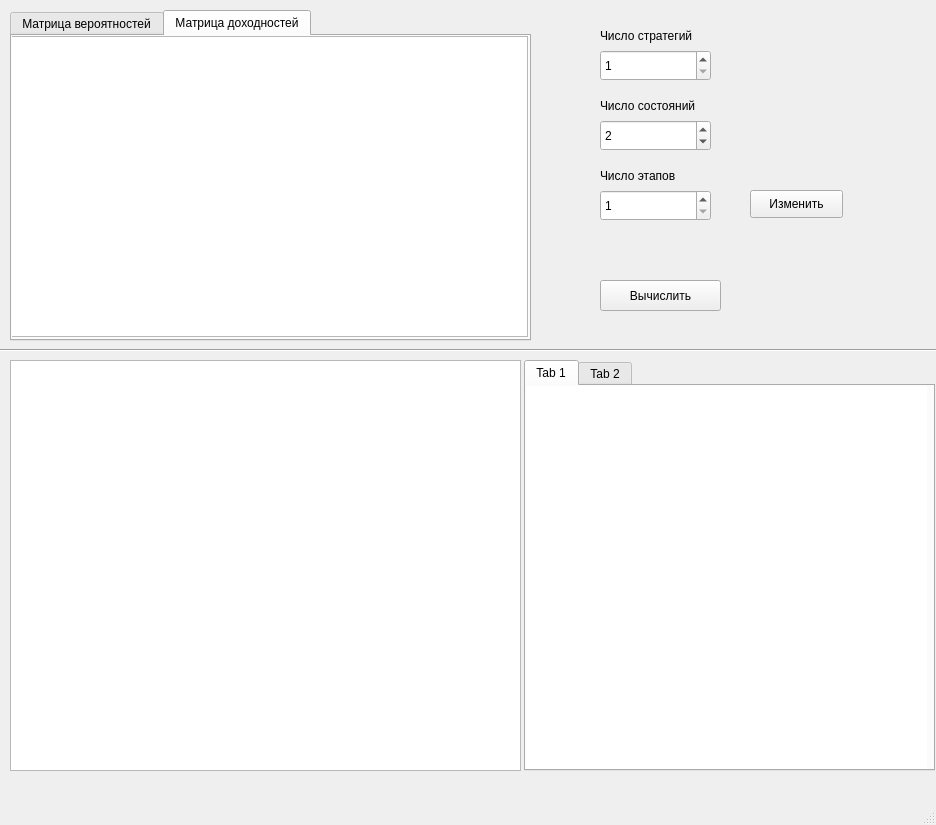
<?xml version="1.0" encoding="UTF-8"?>
<ui version="4.0">
 <class>MainWindow</class>
 <widget class="QMainWindow" name="MainWindow">
  <property name="geometry">
   <rect>
    <x>0</x>
    <y>0</y>
    <width>936</width>
    <height>825</height>
   </rect>
  </property>
  <property name="sizePolicy">
   <sizepolicy hsizetype="Fixed" vsizetype="Fixed">
    <horstretch>0</horstretch>
    <verstretch>0</verstretch>
   </sizepolicy>
  </property>
  <property name="maximumSize">
   <size>
    <width>936</width>
    <height>825</height>
   </size>
  </property>
  <property name="windowTitle">
   <string>MainWindow</string>
  </property>
  <widget class="QWidget" name="centralwidget">
   <widget class="QSpinBox" name="states_spinB">
    <property name="geometry">
     <rect>
      <x>600</x>
      <y>120</y>
      <width>111</width>
      <height>31</height>
     </rect>
    </property>
    <property name="minimum">
     <number>1</number>
    </property>
    <property name="value">
     <number>2</number>
    </property>
   </widget>
   <widget class="QSpinBox" name="strategys_spinB">
    <property name="geometry">
     <rect>
      <x>600</x>
      <y>50</y>
      <width>111</width>
      <height>31</height>
     </rect>
    </property>
    <property name="minimum">
     <number>1</number>
    </property>
   </widget>
   <widget class="QLabel" name="label">
    <property name="geometry">
     <rect>
      <x>600</x>
      <y>20</y>
      <width>121</width>
      <height>31</height>
     </rect>
    </property>
    <property name="text">
     <string>Число стратегий</string>
    </property>
   </widget>
   <widget class="QLabel" name="label_2">
    <property name="geometry">
     <rect>
      <x>600</x>
      <y>90</y>
      <width>121</width>
      <height>31</height>
     </rect>
    </property>
    <property name="text">
     <string>Число состояний</string>
    </property>
   </widget>
   <widget class="QLabel" name="label_3">
    <property name="geometry">
     <rect>
      <x>600</x>
      <y>160</y>
      <width>121</width>
      <height>31</height>
     </rect>
    </property>
    <property name="text">
     <string>Число этапов</string>
    </property>
   </widget>
   <widget class="QSpinBox" name="stages_spinB">
    <property name="geometry">
     <rect>
      <x>600</x>
      <y>190</y>
      <width>111</width>
      <height>31</height>
     </rect>
    </property>
    <property name="minimum">
     <number>1</number>
    </property>
   </widget>
   <widget class="QTabWidget" name="matrices_tw">
    <property name="geometry">
     <rect>
      <x>10</x>
      <y>10</y>
      <width>521</width>
      <height>331</height>
     </rect>
    </property>
    <property name="currentIndex">
     <number>1</number>
    </property>
    <widget class="QWidget" name="probability_matrix">
     <attribute name="title">
      <string>Матрица вероятностей</string>
     </attribute>
     <widget class="QTableView" name="probabilitys_table">
      <property name="geometry">
       <rect>
        <x>0</x>
        <y>0</y>
        <width>521</width>
        <height>301</height>
       </rect>
      </property>
      <attribute name="horizontalHeaderShowSortIndicator" stdset="0">
       <bool>true</bool>
      </attribute>
      <attribute name="horizontalHeaderStretchLastSection">
       <bool>true</bool>
      </attribute>
      <attribute name="verticalHeaderStretchLastSection">
       <bool>true</bool>
      </attribute>
     </widget>
    </widget>
    <widget class="QWidget" name="tab_2">
     <attribute name="title">
      <string>Матрица доходностей</string>
     </attribute>
     <widget class="QTableView" name="yield_table">
      <property name="geometry">
       <rect>
        <x>-5</x>
        <y>0</y>
        <width>521</width>
        <height>301</height>
       </rect>
      </property>
      <property name="frameShadow">
       <enum>QFrame::Plain</enum>
      </property>
      <attribute name="horizontalHeaderStretchLastSection">
       <bool>true</bool>
      </attribute>
      <attribute name="verticalHeaderStretchLastSection">
       <bool>true</bool>
      </attribute>
     </widget>
    </widget>
   </widget>
   <widget class="QPushButton" name="changeNumbers_bt">
    <property name="geometry">
     <rect>
      <x>750</x>
      <y>190</y>
      <width>93</width>
      <height>28</height>
     </rect>
    </property>
    <property name="text">
     <string>Изменить</string>
    </property>
   </widget>
   <widget class="QPushButton" name="calcBt">
    <property name="geometry">
     <rect>
      <x>600</x>
      <y>280</y>
      <width>121</width>
      <height>31</height>
     </rect>
    </property>
    <property name="text">
     <string>Вычислить</string>
    </property>
   </widget>
   <widget class="Line" name="line">
    <property name="geometry">
     <rect>
      <x>-3</x>
      <y>340</y>
      <width>941</width>
      <height>20</height>
     </rect>
    </property>
    <property name="orientation">
     <enum>Qt::Horizontal</enum>
    </property>
   </widget>
   <widget class="QTextEdit" name="textEdit">
    <property name="geometry">
     <rect>
      <x>10</x>
      <y>360</y>
      <width>511</width>
      <height>411</height>
     </rect>
    </property>
   </widget>
   <widget class="QTabWidget" name="tabWidget">
    <property name="geometry">
     <rect>
      <x>524</x>
      <y>360</y>
      <width>411</width>
      <height>411</height>
     </rect>
    </property>
    <property name="currentIndex">
     <number>0</number>
    </property>
    <widget class="QWidget" name="tab">
     <attribute name="title">
      <string>Tab 1</string>
     </attribute>
     <widget class="QWidget" name="widget" native="true">
      <property name="geometry">
       <rect>
        <x>0</x>
        <y>0</y>
        <width>401</width>
        <height>391</height>
       </rect>
      </property>
      <property name="palette">
       <palette>
        <active>
         <colorrole role="Base">
          <brush brushstyle="SolidPattern">
           <color alpha="255">
            <red>255</red>
            <green>255</green>
            <blue>255</blue>
           </color>
          </brush>
         </colorrole>
         <colorrole role="Window">
          <brush brushstyle="SolidPattern">
           <color alpha="255">
            <red>255</red>
            <green>255</green>
            <blue>255</blue>
           </color>
          </brush>
         </colorrole>
        </active>
        <inactive>
         <colorrole role="Base">
          <brush brushstyle="SolidPattern">
           <color alpha="255">
            <red>255</red>
            <green>255</green>
            <blue>255</blue>
           </color>
          </brush>
         </colorrole>
         <colorrole role="Window">
          <brush brushstyle="SolidPattern">
           <color alpha="255">
            <red>255</red>
            <green>255</green>
            <blue>255</blue>
           </color>
          </brush>
         </colorrole>
        </inactive>
        <disabled>
         <colorrole role="Base">
          <brush brushstyle="SolidPattern">
           <color alpha="255">
            <red>255</red>
            <green>255</green>
            <blue>255</blue>
           </color>
          </brush>
         </colorrole>
         <colorrole role="Window">
          <brush brushstyle="SolidPattern">
           <color alpha="255">
            <red>255</red>
            <green>255</green>
            <blue>255</blue>
           </color>
          </brush>
         </colorrole>
        </disabled>
       </palette>
      </property>
      <property name="autoFillBackground">
       <bool>true</bool>
      </property>
     </widget>
    </widget>
    <widget class="QWidget" name="tab_3">
     <attribute name="title">
      <string>Tab 2</string>
     </attribute>
    </widget>
   </widget>
  </widget>
  <widget class="QMenuBar" name="menubar">
   <property name="geometry">
    <rect>
     <x>0</x>
     <y>0</y>
     <width>936</width>
     <height>26</height>
    </rect>
   </property>
  </widget>
  <widget class="QStatusBar" name="statusbar"/>
 </widget>
 <resources/>
 <connections/>
</ui>
